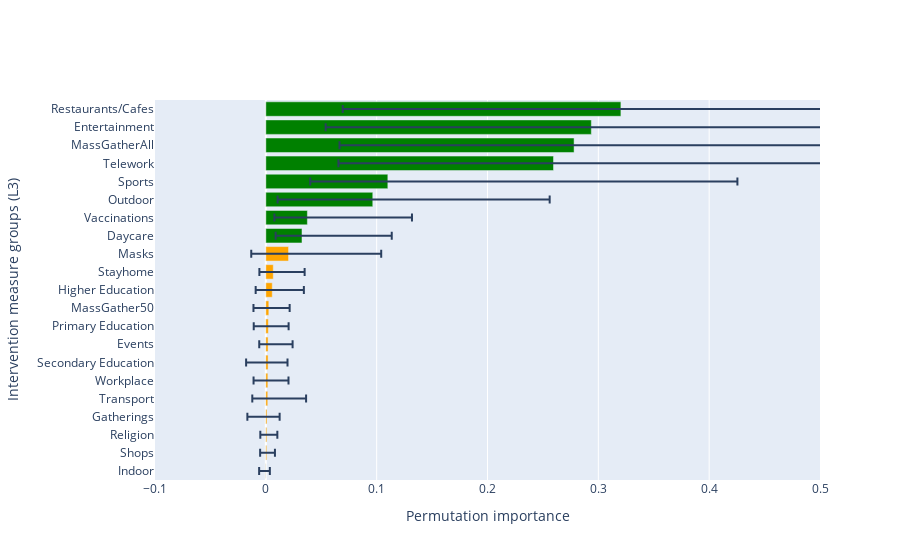

This figure's notebook cell:
### Code cell
plot = merged[['median_RF', 'Measure', 'high_RF', 'low_RF']]
plot = plot.sort_values(by='median_RF', ascending=True)
plot['colors'] = ['orange'] * sum(plot['low_RF']<=0) + ['green'] * sum(plot['low_RF']>0)

fig = go.Figure(go.Bar(
            x=plot['median_RF'],
            y=plot['Measure'],
            orientation='h',
            marker_color=plot['colors'],
            error_x=dict(
                type='data',
                symmetric=False,
                array=abs(plot['median_RF']-plot['high_RF']), 
                arrayminus=plot['median_RF']- plot['low_RF'])))

fig.update_layout(
    xaxis_title="Permutation importance", 
    yaxis_title="Intervention measure groups (L3)", 
    xaxis_range=[-0.1,0.5])

fig.show()

### Figure 1 — Plotly figure (JSON) as saved in the notebook; plotly's stock layout.template omitted (floating-point values rounded to 4 significant figures)
{"data": [{"error_x": {"array": [0.003799, 0.00737, 0.009463, 0.01138, 0.0346, 0.01863, 0.01755, 0.02213, 0.01831, 0.01879, 0.02852, 0.0283, 0.08361, 0.08098, 0.09435, 0.1596, 0.3154, 1.019, 0.6257, 1.065, 1.252], "arrayminus": [0.005846, 0.005992, 0.005895, 0.01772, 0.01394, 0.01289, 0.0198, 0.007958, 0.01317, 0.01385, 0.01497, 0.01253, 0.03364, 0.02378, 0.02975, 0.08586, 0.07003, 0.1941, 0.2116, 0.2397, 0.251], "symmetric": false, "type": "data"}, "marker": {"color": ["orange", "orange", "orange", "orange", "orange", "orange", "orange", "orange", "orange", "orange", "orange", "orange", "orange", "green", "green", "green", "green", "green", "green", "green", "green"]}, "orientation": "h", "type": "bar", "x": [-0.0001886, 0.000847, 0.0009205, 0.001062, 0.001721, 0.001809, 0.002006, 0.002012, 0.002244, 0.002697, 0.005802, 0.006711, 0.02048, 0.03262, 0.03749, 0.09649, 0.1101, 0.2596, 0.2781, 0.2937, 0.3204], "y": ["Indoor", "Shops", "Religion", "Gatherings", "Transport", "Workplace", "Secondary Education", "Events", "Primary Education", "MassGather50", "Higher Education", "Stayhome", "Masks", "Daycare", "Vaccinations", "Outdoor", "Sports", "Telework", "MassGatherAll", "Entertainment", "Restaurants/Cafes"]}], "layout": {"xaxis": {"range": [-0.1, 0.5], "title": {"text": "Permutation importance"}}, "yaxis": {"title": {"text": "Intervention measure groups (L3)"}}}}
